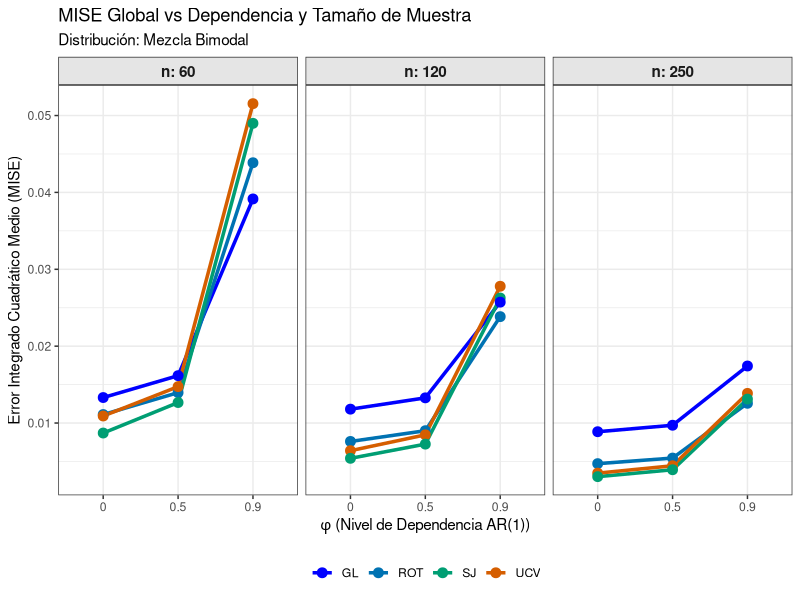
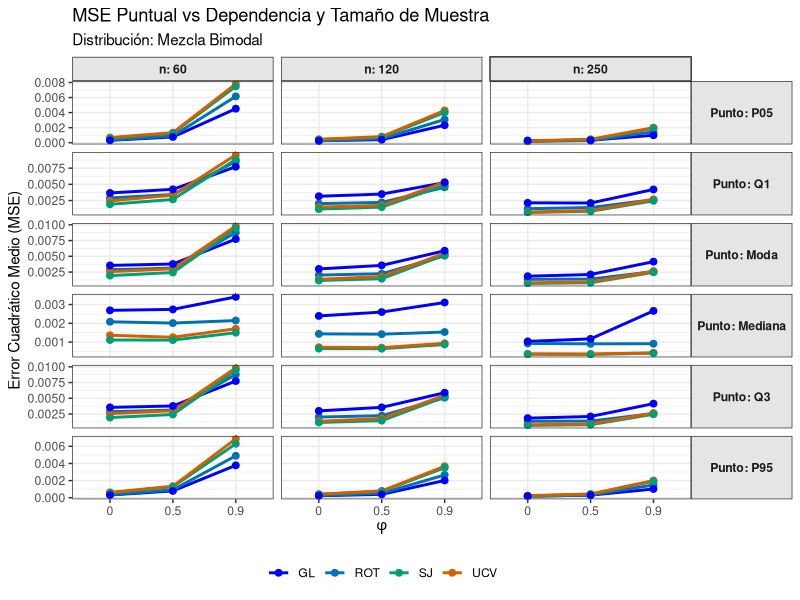
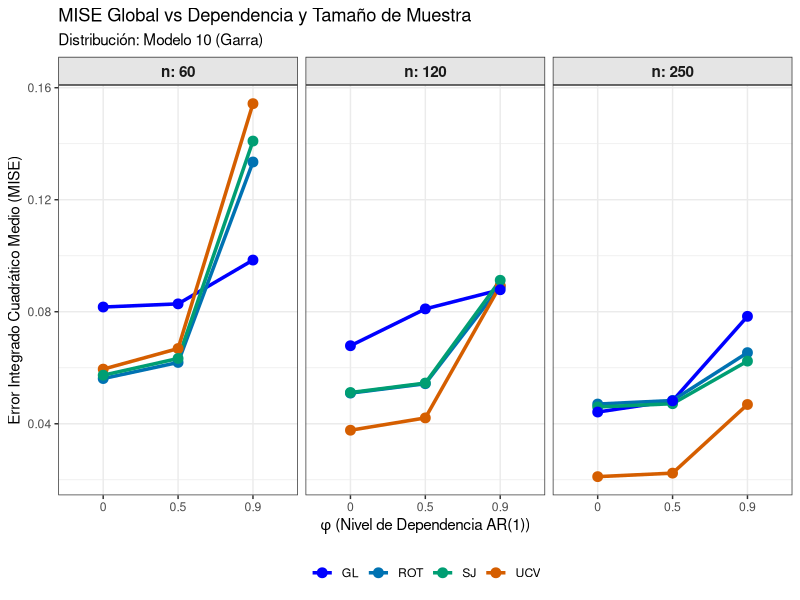
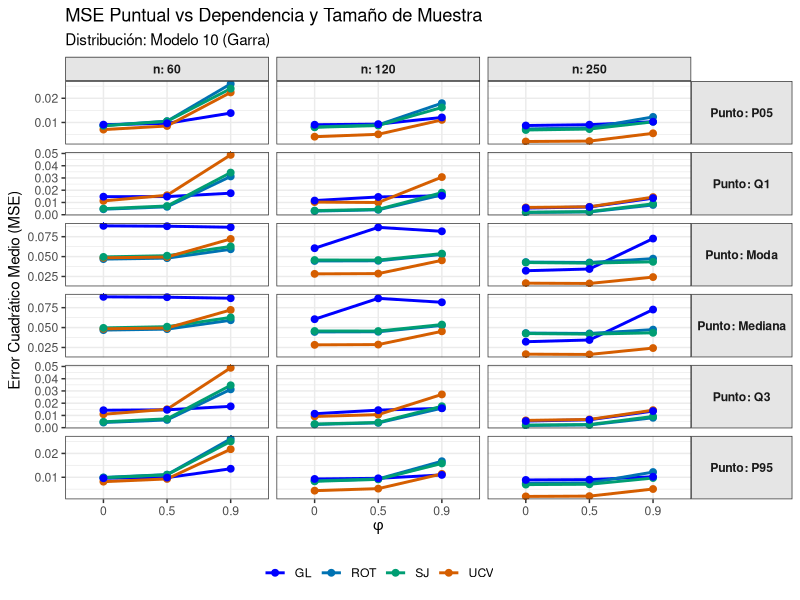
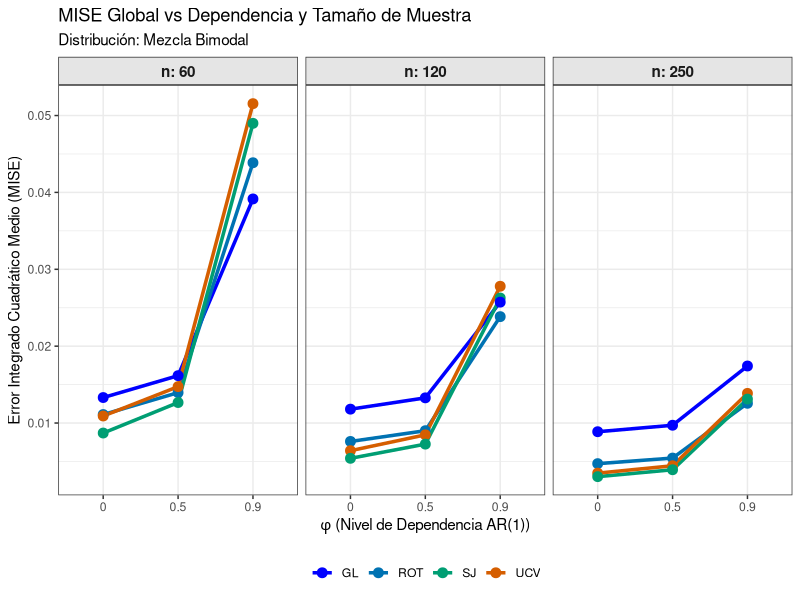
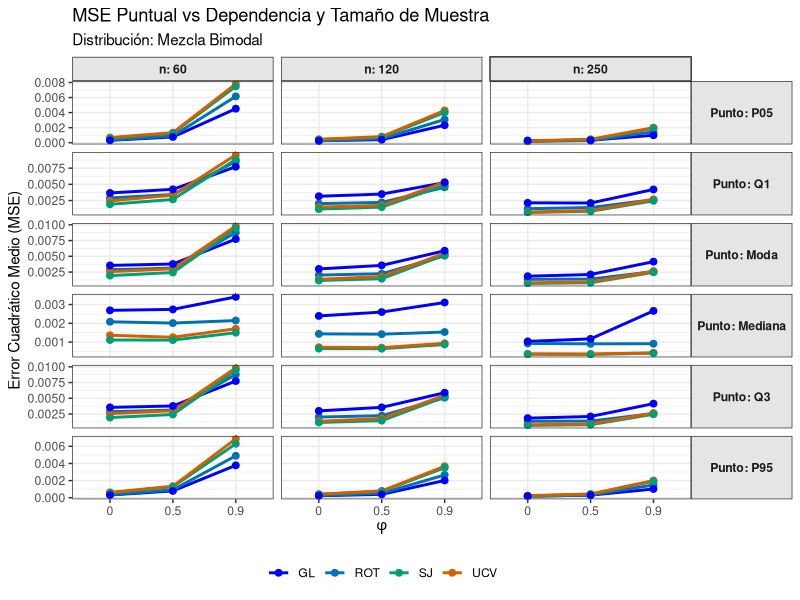
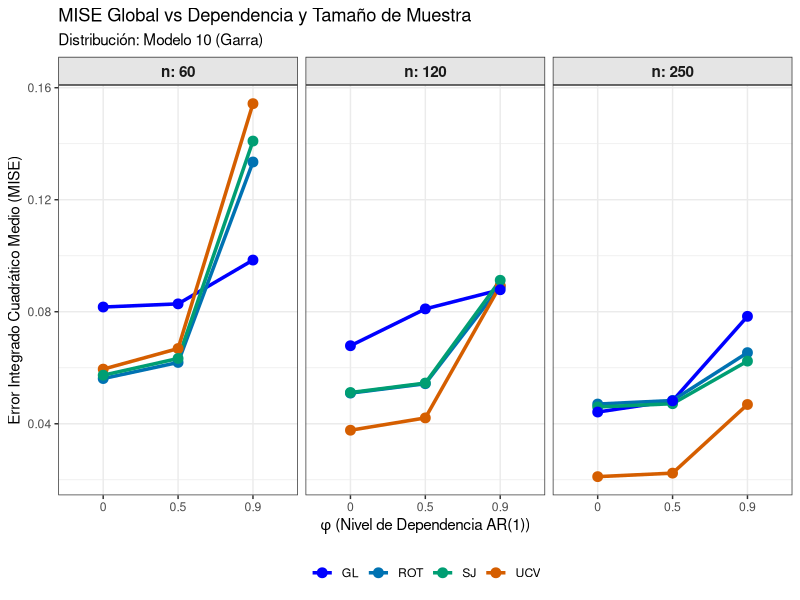
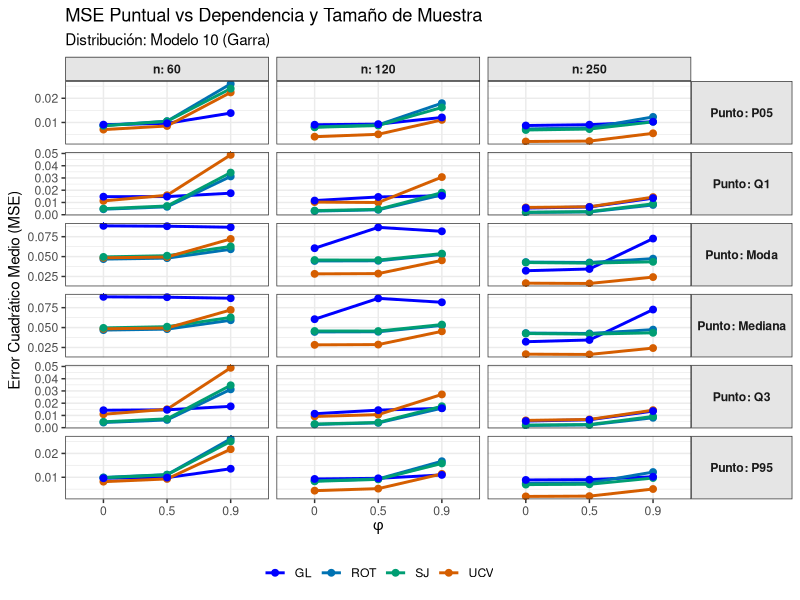

Generate these figures, in order, with R:
# =====================================================================
# SCRIPT DE VISUALIZACIÓN: IMPORTACIÓN DE EXCEL Y GRÁFICOS
# =====================================================================

# 1. Carga de paquetes necesarios
if (!require(readxl)) install.packages("readxl")
if (!require(ggplot2)) install.packages("ggplot2")
if (!require(tidyr)) install.packages("tidyr")
if (!require(dplyr)) install.packages("dplyr")

library(readxl)
library(ggplot2)
library(tidyr)
library(dplyr)

# Directorio donde guardaste los Excel
setwd("~/Desktop/tesis_sebastian/adaptive-density-weak-dep/scripts/simulations/Resultados")

# =====================================================================
# 2. IMPORTACIÓN Y CONSOLIDACIÓN DE DATOS (MISE y MSE)
# =====================================================================

# A) Lectura de archivos MISE (Inyectamos la columna 'n' de forma segura con mutate)
cat("Importando archivos MISE...\n")
mise_n60  <- read_excel("mise_simulacion_mezclas_n60.xlsx") %>% mutate(n = 60)
mise_n120 <- read_excel("mise_simulacion_mezclas_n120.xlsx") %>% mutate(n = 120)
mise_n250 <- read_excel("mise_simulacion_mezclas_n250.xlsx") %>% mutate(n = 250)

# Variables con nombres muy distintos para evitar confusiones
tabla_global_mise <- bind_rows(
  mise_n60, 
  mise_n120, 
  mise_n250
)

# B) Lectura de archivos MSE Puntual (Inyectamos la columna 'n')
cat("Importando archivos MSE Puntual...\n")
mse_n60  <- read_excel("mse_simulacion_mezclas_n60.xlsx") %>% mutate(n = 60)
mse_n120 <- read_excel("mse_simulacion_mezclas_n120.xlsx") %>% mutate(n = 120)
mse_n250 <- read_excel("mse_simulacion_mezclas_n250.xlsx") %>% mutate(n = 250)

tabla_puntual_mse <- bind_rows(
  mse_n60, 
  mse_n120, 
  mse_n250
)

# =====================================================================
# 3. FUNCIONES DE GRAFICACIÓN (ggplot2)
# =====================================================================

colores_metodos <- c("ROT" = "#0072B2", "UCV" = "#D55E00", "SJ" = "#009E73", "GL" = "blue")

# Función 1: Gráfico del MISE
generar_grafico_mise <- function(df_mise, nombre_densidad) {
  
  df_sub <- df_mise %>% filter(Distribucion == nombre_densidad)
  
  df_long <- df_sub %>%
    pivot_longer(cols = c(ROT, UCV, SJ, GL), names_to = "Metodo", values_to = "MISE")
  
  df_long$MISE <- as.numeric(df_long$MISE)
  
  p <- ggplot(df_long, aes(x = as.factor(Phi), y = MISE, color = Metodo, group = Metodo)) +
    geom_line(linewidth = 1.2) +
    geom_point(size = 3) +
    facet_wrap(~ n, labeller = label_both) + 
    theme_bw() +
    labs(
      title = paste("MISE Global vs Dependencia y Tamaño de Muestra"),
      subtitle = paste("Distribución:", nombre_densidad),
      x = expression(phi ~ "(Nivel de Dependencia AR(1))"),
      y = "Error Integrado Cuadrático Medio (MISE)"
    ) +
    scale_color_manual(values = colores_metodos) +
    theme(
      legend.position = "bottom",
      legend.title = element_blank(),
      strip.background = element_rect(fill = "gray90"),
      strip.text = element_text(face = "bold", size = 11)
    )
  
  print(p)
  
  nombre_archivo <- paste0("Grafico_MISE_", gsub(" ", "_", nombre_densidad), ".png")
  ggsave(nombre_archivo, plot = p, width = 10, height = 5, dpi = 300)
  cat("Guardado:", nombre_archivo, "\n")
}

# Función 2: Gráfico del MSE Puntual
generar_grafico_mse_puntual <- function(df_mse, nombre_densidad) {
  
  df_sub <- df_mse %>% filter(Distribucion == nombre_densidad)
  
  df_long <- df_sub %>%
    pivot_longer(cols = c(ROT, UCV, SJ, GL), names_to = "Metodo", values_to = "MSE")
  
  df_long$MSE <- as.numeric(df_long$MSE)
  
  orden_puntos <- c("P05", "Q1", "Moda", "Mediana", "Q3", "P95")
  df_long$Punto <- factor(df_long$Punto, levels = orden_puntos)
  
  p <- ggplot(df_long, aes(x = as.factor(Phi), y = MSE, color = Metodo, group = Metodo)) +
    geom_line(linewidth = 1) +
    geom_point(size = 2) +
    facet_grid(Punto ~ n, scales = "free_y", labeller = label_both) + 
    theme_bw() +
    labs(
      title = paste("MSE Puntual vs Dependencia y Tamaño de Muestra"),
      subtitle = paste("Distribución:", nombre_densidad),
      x = expression(phi),
      y = "Error Cuadrático Medio (MSE)"
    ) +
    scale_color_manual(values = colores_metodos) +
    theme(
      legend.position = "bottom",
      legend.title = element_blank(),
      strip.background = element_rect(fill = "gray90"),
      strip.text.y = element_text(angle = 0, face = "bold"), 
      strip.text.x = element_text(face = "bold")
    )
  
  print(p)
  
  nombre_archivo <- paste0("Grafico_MSE_", gsub(" ", "_", nombre_densidad), ".png")
  ggsave(nombre_archivo, plot = p, width = 10, height = 12, dpi = 300)
  cat("Guardado:", nombre_archivo, "\n")
}

# =====================================================================
# 4. EJECUCIÓN DE GRÁFICOS
# =====================================================================
cat("\nGenerando gráficos para Mezcla Bimodal...\n")
generar_grafico_mise(tabla_global_mise, "Mezcla Bimodal")
generar_grafico_mse_puntual(tabla_puntual_mse, "Mezcla Bimodal")

cat("\nGenerando gráficos para Modelo 10 (Garra)...\n")
generar_grafico_mise(tabla_global_mise, "Modelo 10 (Garra)")
generar_grafico_mse_puntual(tabla_puntual_mse, "Modelo 10 (Garra)")
